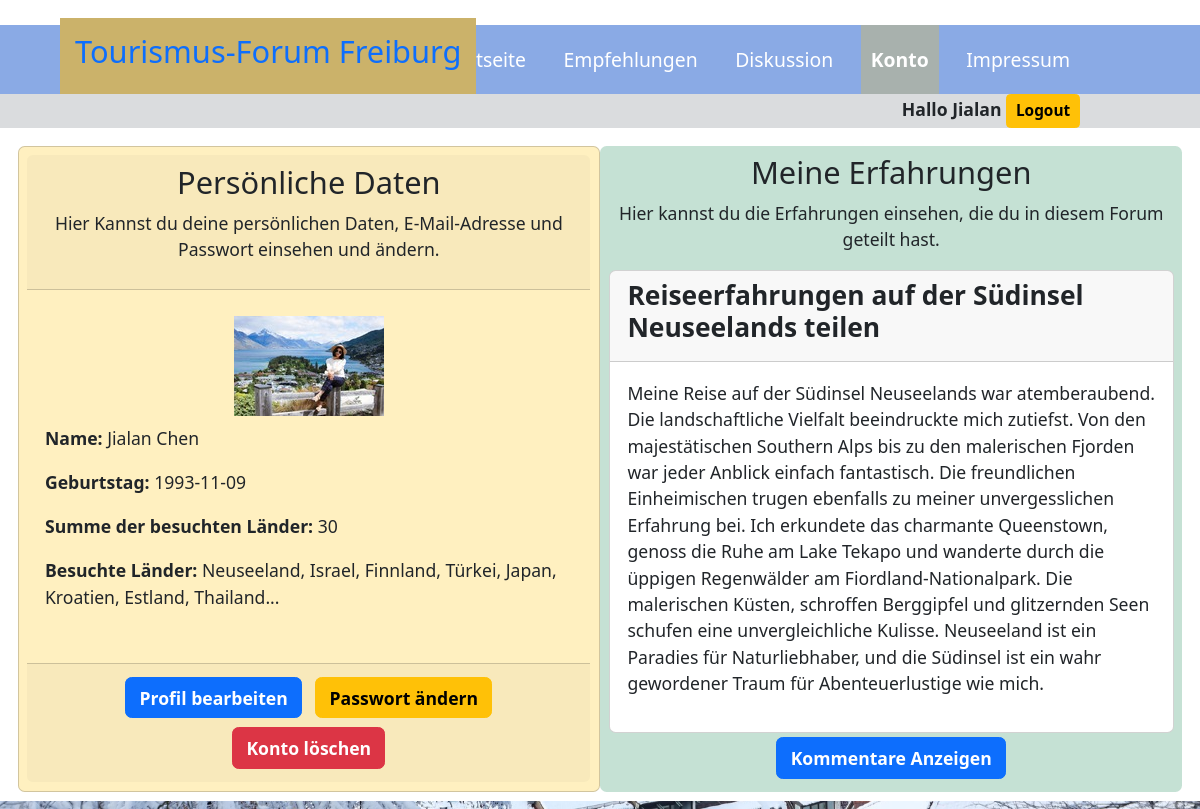
The page /index.php?page=konto (signed in) on the database its author committed.
### tables this page shows
CREATE TABLE `users` (
  `id` int(10) UNSIGNED NOT NULL,
  `nachname` varchar(250) NOT NULL,
  `vorname` varchar(250) NOT NULL,
  `email` varchar(250) NOT NULL,
  `password` varchar(250) NOT NULL,
  `portrait` varchar(250) DEFAULT 'dummy.jpg',
  `birthday` date DEFAULT NULL,
  `countries_number` int(11) DEFAULT NULL,
  `footprint` varchar(250) DEFAULT NULL,
  `title` varchar(250) DEFAULT NULL,
  `info` text DEFAULT NULL,
  `created_at` timestamp NULL DEFAULT current_timestamp(),
  `updated_at` timestamp NULL DEFAULT current_timestamp()
);

### auth/functions.php (called while the page is built, shortened)
<?php
function csrf_token() {
  return $_SESSION['token'];
}

### views/konto.view.php (the view, shortened to what this page needs)
<?php
$stmt = $db->prepare('SELECT * FROM `users` WHERE `id` = :id');
$stmt->bindValue(':id', $_SESSION['id']);
$stmt->execute();
$result = $stmt->fetch();
?>
<div class="custom-container">
    <div class="row m-2 p-2">
        <div class="col-md-6 card bg-warning bg-opacity-25 p-2 rounded">
            <div class="card-header text-center">
                <h3>Persönliche Daten</h3>
                <p>Hier Kannst du deine persönlichen Daten, E-Mail-Adresse und Passwort einsehen und ändern.</p>
            </div>
            <div class="card-body">
              <div class="container text-center"><img src="./img/<?= $result['portrait']?>" alt="portrait" class="img-fluid p-2" /></div>
              <p><strong>Name:</strong> <?=$result['vorname'].' '.$result['nachname']?></p>
              <p><strong>Geburtstag:</strong> <?=$result['birthday']?></p>
              <p><strong>Summe der besuchten Länder:</strong> <?=$result['countries_number']?></p>
              <p><strong>Besuchte Länder:</strong> <?=$result['footprint']?></p>
            </div>
            <div class="card-footer text-center">
                <a href="?page=konto&update&csrf=<?= csrf_token();?>&#change" class="btn btn-primary fw-bold m-1">Profil bearbeiten</a>
                <a href="?page=konto&pwd&csrf=<?= csrf_token();?>&#changepwd" class="btn btn-warning fw-bold m-1">Passwort ändern</a>
                <a href="?page=konto&del&csrf=<?= csrf_token();?>&#clear" class="btn btn-danger fw-bold m-1">Konto löschen</a>
            </div>
        </div>
        <div class="col-md-6 bg-success bg-opacity-25 p-2 rounded">
            <div class="card-header text-center">
                <h3>Meine Erfahrungen </h3>
                <p>Hier kannst du die Erfahrungen einsehen, die du in diesem Forum geteilt hast.</p>
            </div>
            <div class="card-body">
                <div class="card">
                    <div class="card-header">
                        <h4><strong><?=$result['title']?></strong></h4>
                    </div>
                    <div class="card-body">
                       <p><?=$result['info']?></p>
                    </div>
                </div>
            </div>
            <div class="card-footer  text-center">
                 <a href="?page=konto&comment&csrf=<?= csrf_token();?>&#comment" class="btn btn-primary fw-bold m-1">Kommentare Anzeigen</a>
            </div>
        </div>
    </div>
</div>

### css/style.css (style rules this page uses)
html { font-family:verdana,arial,sans-serif; font-size:110%; background-color:#f1f1f1; color:#222; }
body { padding-top:25px; margin:0; }
a { color: inherit; display: inline-block; }
.homepage-bg { background-image:url(../img/freiburg_snow.jpg); background-position:center center; background-repeat:no-repeat; background-attachment:fixed; background-size:cover; }

### rows shown on the page
users: portrait (picture), vorname "Jialan", nachname "Chen", birthday "1993-11-09", countries_number "30", footprint "Neuseeland, Israel, Finnland, Türkei, Japan, Kroatien, Estland, Thailand...", title "Reiseerfahrungen auf der Südinsel Neuseelands teilen", info "Meine Reise auf der Südinsel Neuseelands war atemberaubend. Die landschaftliche Vielfalt beeindruckte mich zutiefst. Von den majestätischen Southern Alps bis zu den malerischen Fjorden war jeder Anblick einfach fantastisch. Die freundlichen Einheimischen trugen ebenfalls zu meiner unvergesslichen Erfahrung bei. Ich erkundete das charmante Queenstown, genoss die Ruhe am Lake Tekapo und wanderte durch die üppigen Regenwälder am Fiordland-Nationalpark. Die malerischen Küsten, schroffen Berggipfel und glitzernden Seen schufen eine unvergleichliche Kulisse. Neuseeland ist ein Paradies für Naturliebhaber, und die Südinsel ist ein wahr gewordener Traum für Abenteuerlustige wie mich."

### other values the page prints
$_SESSION['vorname'] "Jialan"
